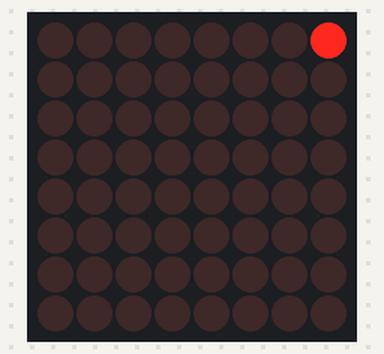
Recording of a sketch running on a simulated Arduino Uno, built with avr-gcc and run on an emulated ATmega328P. On the bench: 8×8 LED matrix. Wiring (inferred from the names in the program): MAX7219 LED driver (orientation assumed): data pin 7; clock pin 5; CS pin 6.

Above: at 0.01 s.
At 0.73 s:
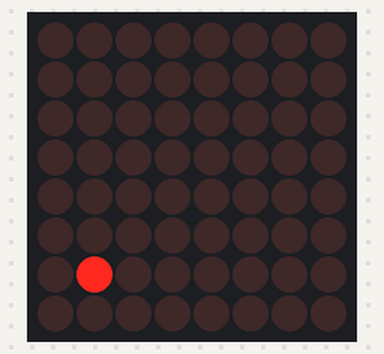

The sketch:

Max7229_Led_ma_tran.ino
```cpp
#define DIN_PIN 7   // Pin dữ liệu (data in) kết nối với MAX7219
#define CS_PIN 6    // Pin chọn (chip select) kết nối với MAX7219
#define CLK_PIN 5   // Pin xung (clock) kết nối với MAX7219

// Khai báo các thanh ghi (registers) của MAX7219
#define MAX7219_NOOP 0x00
#define MAX7219_DIGIT0 0x01
#define MAX7219_DIGIT1 0x02
#define MAX7219_DIGIT2 0x03
#define MAX7219_DIGIT3 0x04
#define MAX7219_DIGIT4 0x05
#define MAX7219_DIGIT5 0x06
#define MAX7219_DIGIT6 0x07
#define MAX7219_DIGIT7 0x08
#define MAX7219_DECODEMODE 0x09
#define MAX7219_INTENSITY 0x0A
#define MAX7219_SCANLIMIT 0x0B
#define MAX7219_SHUTDOWN 0x0C
#define MAX7219_DISPLAYTEST 0x0F

byte matrix[8] = {
  0B00000000,
  0B00000000,
  0B00000000,
  0B00000000,
  0B00000000,
  0B00000000,
  0B00000000,
  0B00000000,
};

void sendMax7219(byte reg, byte data)
{
  digitalWrite(CS_PIN, LOW);
  shiftOut(DIN_PIN, CLK_PIN, MSBFIRST, reg);
  shiftOut(DIN_PIN, CLK_PIN, MSBFIRST, data);
  digitalWrite(CS_PIN, HIGH);
}

void initMax7219()
{
  sendMax7219(MAX7219_SCANLIMIT, 7);
  sendMax7219(MAX7219_DECODEMODE, 0);
  sendMax7219(MAX7219_DISPLAYTEST, 0);
  sendMax7219(MAX7219_INTENSITY, 15);
  sendMax7219(MAX7219_SHUTDOWN, 1);
}

void displayMatrix()
{
  for(int row = 0; row < 8; row++)
  {
    sendMax7219(row+1, matrix[row]);
  }
}

void setMatrixValue(int x, int y, bool value)
{
  if(x >= 0 && x <8 && y >= 0 && y < 8)
  {
    if(value)
    {
      matrix[y] |= (1<<x);
    }else
    {
      matrix[y] &= ~(1<<x);
    }
  }
}

void setup() {
  pinMode(DIN_PIN, OUTPUT);
  pinMode(CS_PIN, OUTPUT);
  pinMode(CLK_PIN, OUTPUT);
  Serial.begin(9600);
  initMax7219();
}

void loop() {
    for(int i = 0; i < 8; i++)
    {
      setMatrixValue(i, i, true);    // Bật LED tại vị trí (i, i)
      displayMatrix();               // Hiển thị ma trận
      delay(50);                    // Delay 200ms
      setMatrixValue(i, i, false);   // Tắt LED tại vị trí (i, i)
    }


}
```

Measured:
- by itself, everything shown: repeats every 0.41 s, in 8 steps
